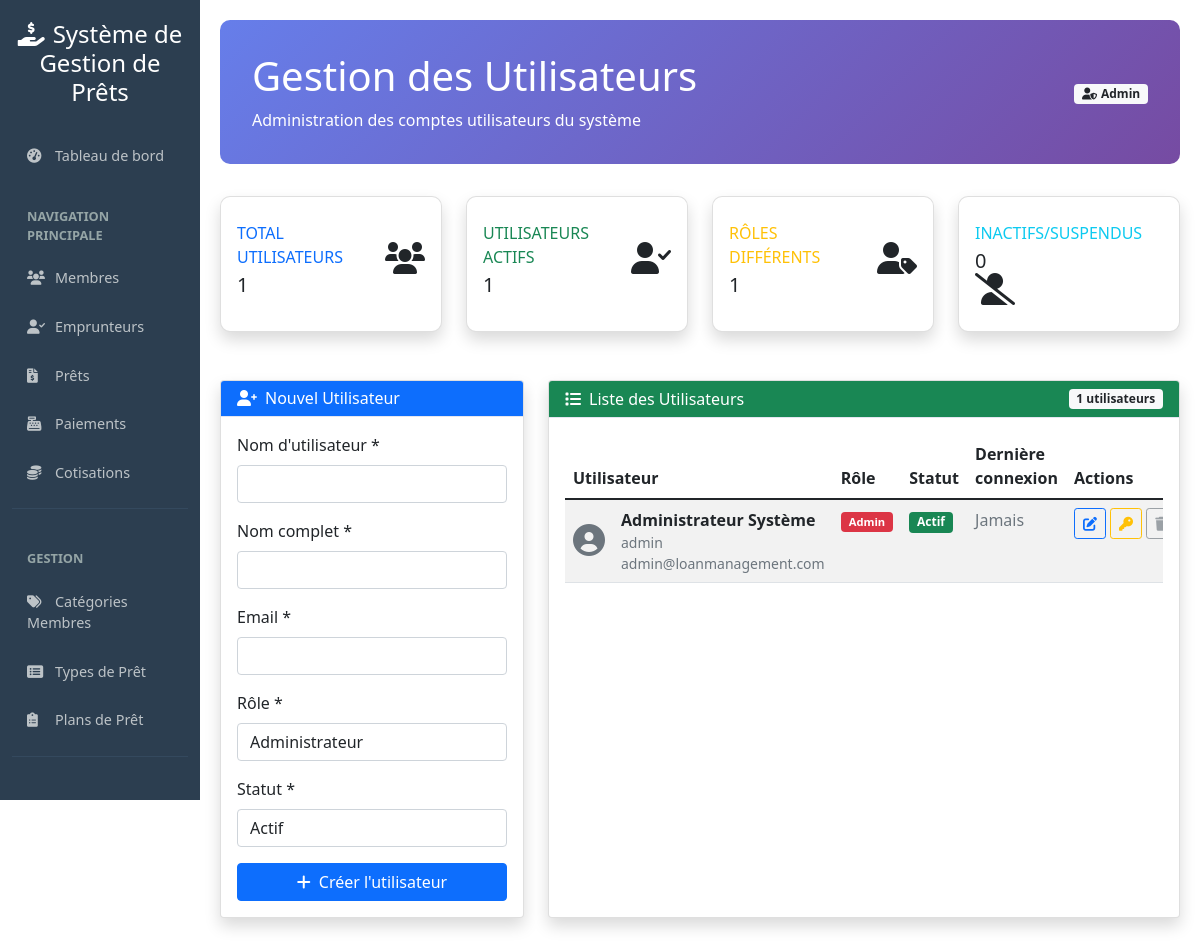
The page /utilisateurs.php (signed in) on the database its author committed.
### tables this page shows
CREATE TABLE utilisateurs (
    id INT PRIMARY KEY AUTO_INCREMENT,
    username VARCHAR(100) UNIQUE NOT NULL,
    password_hash VARCHAR(255) NOT NULL,
    nom_complet VARCHAR(200) NOT NULL,
    email VARCHAR(150) UNIQUE NOT NULL,
    photo_profil VARCHAR(500) NULL,
    role ENUM('admin', 'gestionnaire', 'caissier', 'analyste') NOT NULL DEFAULT 'gestionnaire',
    permissions JSON,
    statut ENUM('actif', 'inactif', 'suspendu') DEFAULT 'actif',
    date_creation DATETIME DEFAULT CURRENT_TIMESTAMP,
    derniere_connexion DATETIME NULL,
    date_modification DATETIME NULL,
    INDEX idx_username (username),
    INDEX idx_role (role),
    INDEX idx_statut_utilisateur (statut)
) COMMENT = 'Utilisateurs du système avec rôles et permissions';

### utilisateurs.php (the view, shortened to what the rows shown need)
<?php
require_once 'config_database.php';
try {
    $stmt_utilisateurs = $pdo->query("
        SELECT id, username, nom_complet, email, role, statut, date_creation, derniere_connexion, photo_profil
        FROM utilisateurs
        ORDER BY date_creation DESC
    ");
    $utilisateurs = $stmt_utilisateurs->fetchAll();
} catch (PDOException $e) {
    $erreur = "Erreur lors du chargement des utilisateurs: " . $e->getMessage();
}
?>
<!DOCTYPE html>
<html lang="fr">
<head>
    <link href="https://cdn.jsdelivr.net/npm/bootstrap@5.1.3/dist/css/bootstrap.min.css" rel="stylesheet">
    <link href="https://cdnjs.cloudflare.com/ajax/libs/font-awesome/6.0.0/css/all.min.css" rel="stylesheet">
</head>
<body>
    <div class="container-fluid">
        <div class="row">
            <main class="col-md-9 ms-sm-auto col-lg-10 main-content">
                <div class="welcome-header">
                    <div class="row align-items-center">
                        <div class="col">
                            <h1>Gestion des Utilisateurs</h1>
                        </div>
                    </div>
                </div>
                <div class="row">
                    <div class="col-lg-8 mb-4">
                        <div class="card shadow h-100">
                            <div class="card-body">
                                <?php if (!empty($utilisateurs)): ?>
                                    <div class="table-responsive">
                                        <table class="table table-striped table-hover">
                                            <thead>
                                                <tr>
                                                    <th>Utilisateur</th>
                                                    <th>Rôle</th>
                                                    <th>Statut</th>
                                                    <th>Dernière connexion</th>
                                                    <th>Actions</th>
                                                </tr>
                                            </thead>
                                            <tbody>
                                                <?php foreach ($utilisateurs as $utilisateur): ?>
                                                    <tr>
                                                        <td>
                                                            <div class="d-flex align-items-center">
                                                                <div class="flex-shrink-0">
                                                                    <i class="fas fa-user-circle fa-2x text-secondary"></i>
                                                                </div>
                                                                <div class="flex-grow-1 ms-3">
                                                                    <strong><?php echo securiser($utilisateur['nom_complet']); ?></strong>
                                                                    <div class="text-muted small">
                                                                        <?php echo securiser($utilisateur['username']); ?>
                                                                    </div>
                                                                    <div class="text-muted small">
                                                                        <?php echo securiser($utilisateur['email']); ?>
                                                                    </div>
                                                                </div>
                                                            </div>
                                                        </td>
                                                        <td>
                                                            <span class="badge badge-role bg-<?php
                                                                switch($utilisateur['role']) {
                                                                    case 'admin': echo 'danger'; break;
                                                                }
                                                            ?>">
                                                                <?php echo ucfirst($utilisateur['role']); ?>
                                                            </span>
                                                        </td>
                                                        <td>
                                                            <span class="badge bg-<?php
                                                                switch($utilisateur['statut']) {
                                                                    case 'actif': echo 'success'; break;
                                                                }
                                                            ?>">
                                                                <?php echo ucfirst($utilisateur['statut']); ?>
                                                            </span>
                                                        </td>
                                                        <td>
                                                            <?php if ($utilisateur['derniere_connexion']): ?>
                                                                <?php echo date('d/m/Y H:i', strtotime($utilisateur['derniere_connexion'])); ?>
                                                            <?php else: ?>
                                                                <span class="text-muted">Jamais</span>
                                                            <?php endif; ?>
                                                        </td>
                                                        <td class="table-actions">
                                                            <button type="button" class="btn btn-sm btn-outline-primary"
                                                                    data-bs-toggle="modal"
                                                                    data-bs-target="#modalModifier<?php echo $utilisateur['id']; ?>">
                                                                <i class="fas fa-edit"></i>
                                                            </button>
                                                            <button type="button" class="btn btn-sm btn-outline-warning"
                                                                    data-bs-toggle="modal"
                                                                    data-bs-target="#modalResetMDP<?php echo $utilisateur['id']; ?>">
                                                                <i class="fas fa-key"></i>
                                                            </button>
                                                            <?php if ($utilisateur['id'] != 1): ?>
                                                                <a href="utilisateurs.php?supprimer=<?php echo $utilisateur['id']; ?>"
                                                                   class="btn btn-sm btn-outline-danger"
                                                                   onclick="return confirm('Êtes-vous sûr de vouloir supprimer cet utilisateur ?')">
                                                                    <i class="fas fa-trash"></i>
                                                                </a>
                                                            <?php else: ?>
                                                                <button class="btn btn-sm btn-outline-secondary" disabled>
                                                                    <i class="fas fa-trash"></i>
                                                                </button>
                                                            <?php endif; ?>
                                                        </td>
                                                    </tr>
                                                <?php endforeach; ?>
                                            </tbody>
                                        </table>
                                    </div>
                                <?php else: ?>
                                    <p class="text-muted text-center my-3">Aucun utilisateur trouvé</p>
                                <?php endif; ?>
                            </div>
                        </div>
                    </div>
                </div>
            </main>
        </div>
    </div>
</body>
</html>

### rows shown on the page
utilisateurs: nom_complet "Administrateur Système", username "admin", email "admin@loanmanagement.com", role "Admin", statut "Actif", shows "Jamais"

### other values the page prints
APP_NAME "Système de Gestion de Prêts"
$_SESSION['user_role'] "Admin"
$stats_utilisateurs['total'] "1"
$stats_utilisateurs['actifs'] "1"
$stats_utilisateurs['roles_diff'] "1"
$stats_utilisateurs['inactifs'] + $stats_utilisateurs['suspendus'] "0"
count($utilisateurs) "1"
